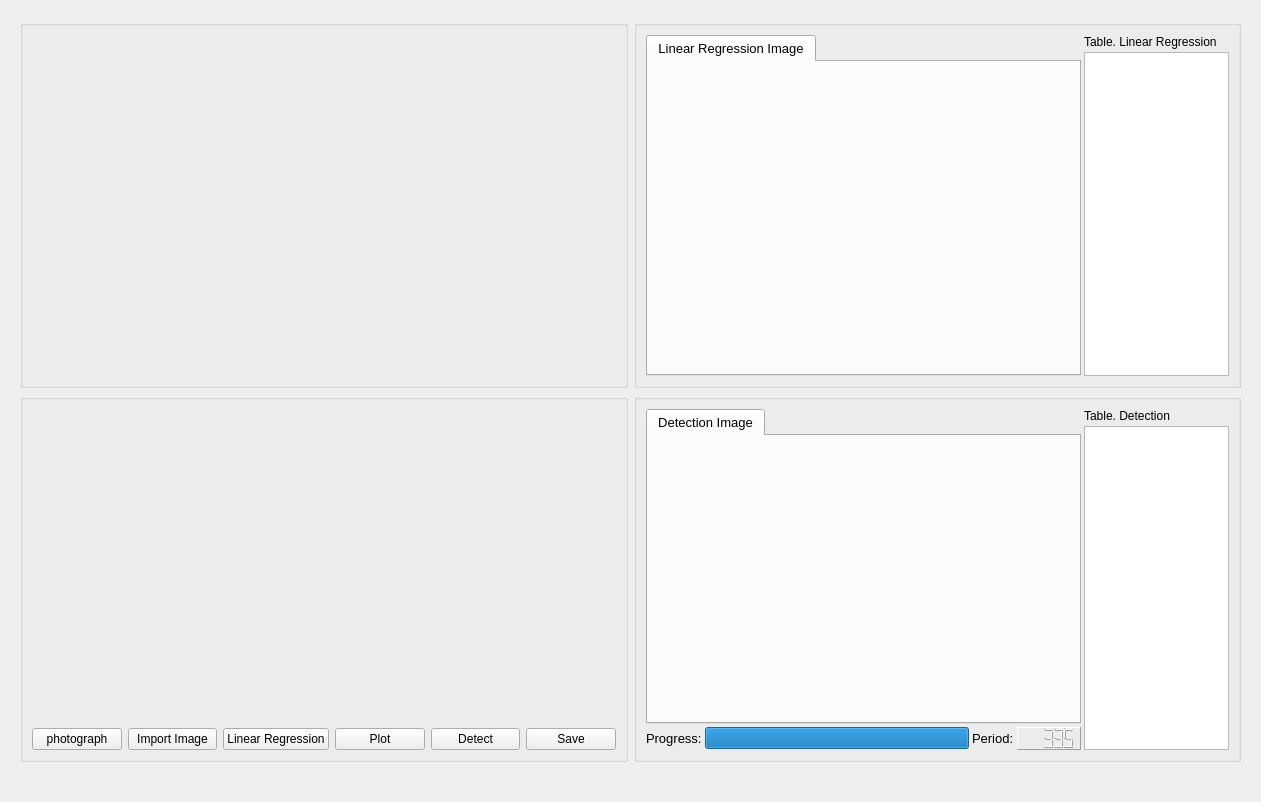
<?xml version="1.0" encoding="UTF-8"?>
<ui version="4.0">
 <class>Form</class>
 <widget class="QWidget" name="Form">
  <property name="geometry">
   <rect>
    <x>0</x>
    <y>0</y>
    <width>1261</width>
    <height>802</height>
   </rect>
  </property>
  <property name="windowTitle">
   <string>Form</string>
  </property>
  <layout class="QVBoxLayout" name="verticalLayout_2">
   <item>
    <widget class="QWidget" name="detectmainWidget" native="true">
     <layout class="QVBoxLayout" name="verticalLayout_13">
      <item>
       <layout class="QGridLayout" name="gridLayout_3" rowstretch="1,1" columnstretch="1,1">
        <item row="0" column="0">
         <widget class="QGroupBox" name="cameraMainGroupBox">
          <property name="title">
           <string/>
          </property>
          <layout class="QHBoxLayout" name="horizontalLayout_9">
           <item>
            <layout class="QVBoxLayout" name="cameraMainlVLayout">
             <property name="sizeConstraint">
              <enum>QLayout::SetDefaultConstraint</enum>
             </property>
            </layout>
           </item>
          </layout>
         </widget>
        </item>
        <item row="0" column="1">
         <widget class="QGroupBox" name="groupBox_4">
          <property name="title">
           <string/>
          </property>
          <layout class="QHBoxLayout" name="horizontalLayout_7">
           <item>
            <layout class="QHBoxLayout" name="horizontalLayout_6" stretch="3,1">
             <property name="spacing">
              <number>3</number>
             </property>
             <property name="sizeConstraint">
              <enum>QLayout::SetNoConstraint</enum>
             </property>
             <item>
              <widget class="QTabWidget" name="tabWidget_2">
               <property name="font">
                <font>
                 <pointsize>10</pointsize>
                 <bold>false</bold>
                </font>
               </property>
               <property name="currentIndex">
                <number>0</number>
               </property>
               <widget class="QWidget" name="tab_4">
                <attribute name="title">
                 <string>Linear Regression Image</string>
                </attribute>
                <layout class="QHBoxLayout" name="horizontalLayout_5">
                 <item>
                  <widget class="QLabel" name="labelOrigImg">
                   <property name="sizePolicy">
                    <sizepolicy hsizetype="Expanding" vsizetype="Expanding">
                     <horstretch>0</horstretch>
                     <verstretch>0</verstretch>
                    </sizepolicy>
                   </property>
                   <property name="text">
                    <string/>
                   </property>
                  </widget>
                 </item>
                </layout>
               </widget>
              </widget>
             </item>
             <item>
              <layout class="QVBoxLayout" name="verticalLayout_8">
               <item>
                <widget class="QLabel" name="label_2">
                 <property name="font">
                  <font>
                   <pointsize>9</pointsize>
                  </font>
                 </property>
                 <property name="text">
                  <string>Table. Linear Regression</string>
                 </property>
                </widget>
               </item>
               <item>
                <widget class="QTableView" name="tabviewOrig"/>
               </item>
              </layout>
             </item>
            </layout>
           </item>
          </layout>
         </widget>
        </item>
        <item row="1" column="0">
         <widget class="QGroupBox" name="groupBox_6">
          <property name="title">
           <string/>
          </property>
          <layout class="QHBoxLayout" name="horizontalLayout_10">
           <item>
            <layout class="QVBoxLayout" name="verticalLayout_12" stretch="5,0">
             <item>
              <widget class="QWidget" name="widgetChart" native="true">
               <property name="sizePolicy">
                <sizepolicy hsizetype="Expanding" vsizetype="Expanding">
                 <horstretch>0</horstretch>
                 <verstretch>0</verstretch>
                </sizepolicy>
               </property>
              </widget>
             </item>
             <item>
              <layout class="QGridLayout" name="gridLayout">
               <item row="1" column="4">
                <widget class="QPushButton" name="pushButton">
                 <property name="text">
                  <string>Detect</string>
                 </property>
                </widget>
               </item>
               <item row="1" column="2">
                <widget class="QPushButton" name="pushButton_4">
                 <property name="text">
                  <string>Linear Regression</string>
                 </property>
                </widget>
               </item>
               <item row="1" column="1">
                <widget class="QPushButton" name="pushButton_5">
                 <property name="text">
                  <string>Import Image</string>
                 </property>
                </widget>
               </item>
               <item row="1" column="3">
                <widget class="QPushButton" name="pushButton_7">
                 <property name="text">
                  <string>Plot</string>
                 </property>
                </widget>
               </item>
               <item row="1" column="5">
                <widget class="QPushButton" name="pushButton_8">
                 <property name="text">
                  <string>Save</string>
                 </property>
                </widget>
               </item>
               <item row="1" column="0">
                <widget class="QPushButton" name="pushButton_3">
                 <property name="text">
                  <string>photograph</string>
                 </property>
                </widget>
               </item>
              </layout>
             </item>
            </layout>
           </item>
          </layout>
         </widget>
        </item>
        <item row="1" column="1">
         <widget class="QGroupBox" name="groupBox_3">
          <property name="title">
           <string/>
          </property>
          <layout class="QVBoxLayout" name="verticalLayout_11">
           <item>
            <layout class="QHBoxLayout" name="horizontalLayout_4" stretch="3,1">
             <property name="spacing">
              <number>3</number>
             </property>
             <item>
              <layout class="QVBoxLayout" name="verticalLayout_10">
               <item>
                <widget class="QTabWidget" name="tabWidget">
                 <property name="font">
                  <font>
                   <pointsize>10</pointsize>
                   <bold>false</bold>
                  </font>
                 </property>
                 <property name="tabPosition">
                  <enum>QTabWidget::North</enum>
                 </property>
                 <property name="tabShape">
                  <enum>QTabWidget::Rounded</enum>
                 </property>
                 <property name="currentIndex">
                  <number>0</number>
                 </property>
                 <widget class="QWidget" name="tab_3">
                  <attribute name="title">
                   <string>Detection Image</string>
                  </attribute>
                  <layout class="QHBoxLayout" name="horizontalLayout_3">
                   <item>
                    <widget class="QLabel" name="labelRecgImg">
                     <property name="sizePolicy">
                      <sizepolicy hsizetype="Expanding" vsizetype="Expanding">
                       <horstretch>0</horstretch>
                       <verstretch>0</verstretch>
                      </sizepolicy>
                     </property>
                     <property name="text">
                      <string/>
                     </property>
                    </widget>
                   </item>
                  </layout>
                 </widget>
                </widget>
               </item>
               <item>
                <layout class="QHBoxLayout" name="horizontalLayout_2">
                 <item>
                  <widget class="QLabel" name="label_5">
                   <property name="font">
                    <font>
                     <pointsize>10</pointsize>
                    </font>
                   </property>
                   <property name="frameShape">
                    <enum>QFrame::NoFrame</enum>
                   </property>
                   <property name="frameShadow">
                    <enum>QFrame::Raised</enum>
                   </property>
                   <property name="text">
                    <string>Progress:</string>
                   </property>
                  </widget>
                 </item>
                 <item>
                  <widget class="QProgressBar" name="progressBar">
                   <property name="value">
                    <number>100</number>
                   </property>
                   <property name="textVisible">
                    <bool>false</bool>
                   </property>
                   <property name="orientation">
                    <enum>Qt::Horizontal</enum>
                   </property>
                   <property name="invertedAppearance">
                    <bool>false</bool>
                   </property>
                   <property name="textDirection">
                    <enum>QProgressBar::BottomToTop</enum>
                   </property>
                  </widget>
                 </item>
                 <item>
                  <widget class="QLabel" name="label_9">
                   <property name="font">
                    <font>
                     <pointsize>10</pointsize>
                    </font>
                   </property>
                   <property name="frameShape">
                    <enum>QFrame::NoFrame</enum>
                   </property>
                   <property name="frameShadow">
                    <enum>QFrame::Raised</enum>
                   </property>
                   <property name="text">
                    <string>Period:</string>
                   </property>
                  </widget>
                 </item>
                 <item>
                  <widget class="QLCDNumber" name="lcdNumber">
                   <property name="acceptDrops">
                    <bool>false</bool>
                   </property>
                   <property name="frameShape">
                    <enum>QFrame::Panel</enum>
                   </property>
                   <property name="intValue" stdset="0">
                    <number>335</number>
                   </property>
                  </widget>
                 </item>
                </layout>
               </item>
              </layout>
             </item>
             <item>
              <layout class="QVBoxLayout" name="verticalLayout_9">
               <item>
                <widget class="QLabel" name="label_4">
                 <property name="font">
                  <font>
                   <pointsize>9</pointsize>
                  </font>
                 </property>
                 <property name="text">
                  <string>Table. Detection</string>
                 </property>
                </widget>
               </item>
               <item>
                <widget class="QTableView" name="tabviewRecg"/>
               </item>
              </layout>
             </item>
            </layout>
           </item>
          </layout>
         </widget>
        </item>
       </layout>
      </item>
      <item>
       <widget class="QLabel" name="label_3">
        <property name="text">
         <string/>
        </property>
       </widget>
      </item>
     </layout>
    </widget>
   </item>
  </layout>
 </widget>
 <resources/>
 <connections/>
</ui>
